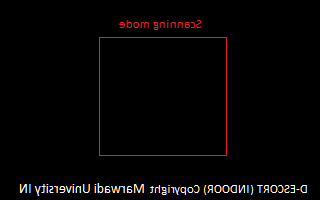
#> input picture pibackground.png, 320 x 200 px
$ python -i ar_markers_picam.py   (imports and definitions only)   (Python 2 division)
#> lines starting #> are read from the running program, lines starting #| are printed output that depends on the picture; after the words box and inside, x2 and y2 are one past the last pixel; in counts of white or black regions, pixels touching at a corner belong together
#> further down, picture is the input picture: shape (200, 320, 3); mean B, G, R 3.5, 3.4, 5.7
import cv2
import os
#import system
from picamera.array import PiRGBArray
from picamera import PiCamera
import time
from numpy import matrix, array
from numpy import mean, binary_repr, zeros
from numpy.random import randint
from scipy.ndimage import zoom
from numpy import array, rot90
#========================================= Marker =========================================
MARKER_SIZE = 7
flag = 0
start_flag=0
class HammingMarker(object):
    def __init__(self, id, contours=None):
        self.id = id
        self.contours = contours

    def __repr__(self):
        return '<Marker id={} center={}>'.format(self.id, self.center)

    # [16 lines left out: functions center, generate_image, not called in this run]

    def draw_contour(self, img, color=(255, 255, 0), linewidth=5):
        cv2.drawContours(img, [self.contours], -1, color, linewidth)

    def highlite_marker(self, img, contour_color=(255, 255, 0), text_color=(255, 0, 0), linewidth=5):
        self.draw_contour(img, color=contour_color, linewidth=linewidth)
        cv2.putText(img, str(self.id), self.center, cv2.FONT_HERSHEY_SIMPLEX, 2, text_color)

    @classmethod
    def generate(cls):
        return HammingMarker(id=randint(4096))

    @property
    def id_as_binary(self):
        return binary_repr(self.id, width=12)

    @property
    def hamming_code(self):
        return encode(self.id_as_binary)

#=================================== Coding ================================================
GENERATOR_MATRIX = matrix([
    [1, 1, 0, 1],
    [1, 0, 1, 1],
    [1, 0, 0, 0],
    [0, 1, 1, 1],
    [0, 1, 0, 0],
    [0, 0, 1, 0],
    [0, 0, 0, 1],
])

REGENERATOR_MATRIX = matrix([
    [0, 0, 1, 0, 0, 0, 0],
    [0, 0, 0, 0, 1, 0, 0],
    [0, 0, 0, 0, 0, 1, 0],
    [0, 0, 0, 0, 0, 0, 1],
])

PARITY_CHECK_MATRIX = matrix([
    [1, 0, 1, 0, 1, 0, 1],
    [0, 1, 1, 0, 0, 1, 1],
    [0, 0, 0, 1, 1, 1, 1],
])

HAMMINGCODE_MARKER_POSITIONS = [
    [1, 2], [1, 3], [1, 4],
    [2, 1], [2, 2], [2, 3], [2, 4], [2, 5],
    [3, 1], [3, 2], [3, 3], [3, 4], [3, 5],
    [4, 1], [4, 2], [4, 3], [4, 4], [4, 5],
    [5, 2], [5, 3], [5, 4],
]

# [47 lines left out: functions encode, decode, parity_correct, not called in this run]


def matrix_array_multiply_and_format(matrix, array):
    unformated = matrix.dot(array).tolist()[0]
    return [str(bit % 2) for bit in unformated]


def generate_bit_array(bits):
    return array([int(bit) for bit in bits])


# [5 lines left out: function extract_hamming_code, not called in this run]

#===================================== Detect =============================================================
BORDER_COORDINATES = [
    [0, 0], [0, 1], [0, 2], [0, 3], [0, 4], [0, 5], [0, 6], [1, 0], [1, 6], [2, 0], [2, 6], [3, 0],
    [3, 6], [4, 0], [4, 6], [5, 0], [5, 6], [6, 0], [6, 1], [6, 2], [6, 3], [6, 4], [6, 5], [6, 6],
]

ORIENTATION_MARKER_COORDINATES = [[1, 1], [1, 5], [5, 1], [5, 5]]

def validate_and_turn(marker):
    # first, lets make sure that the border contains only zeros
    for crd in BORDER_COORDINATES:
        if marker[crd[0], crd[1]] != 0.0:
            raise ValueError('Border contians not entirely black parts.')
    # search for the corner marker for orientation and make sure, there is only 1
    orientation_marker = None
    for crd in ORIENTATION_MARKER_COORDINATES:
        marker_found = False
        if marker[crd[0], crd[1]] == 1.0:
            marker_found = True
        if marker_found and orientation_marker:
            raise ValueError('More than 1 orientation_marker found.')
        elif marker_found:
            orientation_marker = crd
    if not orientation_marker:
        raise ValueError('No orientation marker found.')
    rotation = 0
    if orientation_marker == [1, 5]:
        rotation = 1
    elif orientation_marker == [5, 5]:
        rotation = 2
    elif orientation_marker == [5, 1]:
        rotation = 3
    marker = rot90(marker, k=rotation)
    return marker


def detect_markers(img):
    width, height, _ = img.shape
#> width = 200; height = 320
    gray = cv2.cvtColor(img, cv2.COLOR_BGR2GRAY)
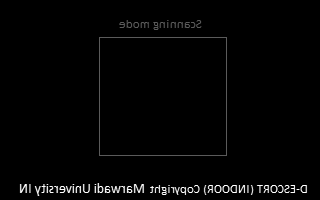
#> gray: shape (200, 320); min 0, max 255, mean 4.1

    edges = cv2.Canny(gray, 40, 150)#old 10,100
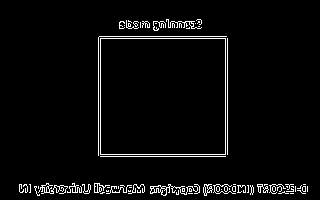
#> edges: shape (200, 320); 3.7% white in thin lines or dots, all inside (x1, y1, x2, y2) = (19, 19, 308, 196)
    #cv2.imshow('edges', edges)
    contours, hierarchy = cv2.findContours(edges.copy(), cv2.RETR_TREE, cv2.CHAIN_APPROX_NONE)[-2:]
#> contours = 110 contours, 97 with area under 20; largest, box (x1, y1, x2, y2) and area: (100, 38, 226, 155) 14500, (100, 38, 226, 155) 14498, (150, 184, 198, 196) 114, (38, 183, 68, 194) 69, (203, 184, 213, 196) 54

    # We only keep the long enough contours
    min_contour_length = min(width, height) / 50
#> min_contour_length = 4
    contours = [contour for contour in contours if len(contour) > min_contour_length]
#> contours = 93 contours, 80 with area under 20; largest, box (x1, y1, x2, y2) and area: (100, 38, 226, 155) 14500, (100, 38, 226, 155) 14498, (150, 184, 198, 196) 114, (38, 183, 68, 194) 69, (203, 184, 213, 196) 54
    warped_size = 49
    canonical_marker_coords = array(((0, 0),
                                     (warped_size - 1, 0),
                                     (warped_size - 1, warped_size - 1),
                                     (0, warped_size - 1)),
                                    dtype='float32')

    markers_list = []
    for contour in contours:
        approx_curve = cv2.approxPolyDP(contour, len(contour) * 0.01, True)
        if not (len(approx_curve) == 4 and cv2.isContourConvex(approx_curve)):
            continue

        sorted_curve = array(cv2.convexHull(approx_curve, clockwise=False),dtype='float32')
        persp_transf = cv2.getPerspectiveTransform(sorted_curve, canonical_marker_coords)
        warped_img = cv2.warpPerspective(img, persp_transf, (warped_size, warped_size))
        warped_gray = cv2.cvtColor(warped_img, cv2.COLOR_BGR2GRAY)

        _, warped_bin = cv2.threshold(warped_gray, 127, 255, cv2.THRESH_BINARY)
        marker = warped_bin.reshape(
            [MARKER_SIZE, warped_size / MARKER_SIZE, MARKER_SIZE, warped_size / MARKER_SIZE]
        )
        marker = marker.mean(axis=3).mean(axis=1)
        marker[marker < 127] = 0
        marker[marker >= 127] = 1

        try:
            marker = validate_and_turn(marker)
            hamming_code = extract_hamming_code(marker)
            marker_id = int(decode(hamming_code), 2)
            markers_list.append(HammingMarker(id=marker_id, contours=approx_curve))
        except ValueError:
            continue
#> this loop made 93 passes
#> sorted_curve on pass 13: [[184, 188], [184, 191], [182, 191], [182, 188]]
#> warped_gray: shape (49, 49); every value is 0
#> warped_img: shape (49, 49, 3); every value is 0
#> after the loop, markers_list = []
    return markers_list
#====================================================================================================================================
# [1 line that did not run here, left out]
# [1 line that did not run here, left out]
# [1 line that did not run here, left out]
# [1 line that did not run here, left out]
# [53 lines not run here, left out]
    #frame_captured, frame = capture.read()

    # When everything done, release the capture
#capture.release()
#cv2.destroyAllWindows()

>>> import cv2
>>> picture = cv2.imread('pibackground.png')
>>> result = detect_markers(picture)
#> result = []
